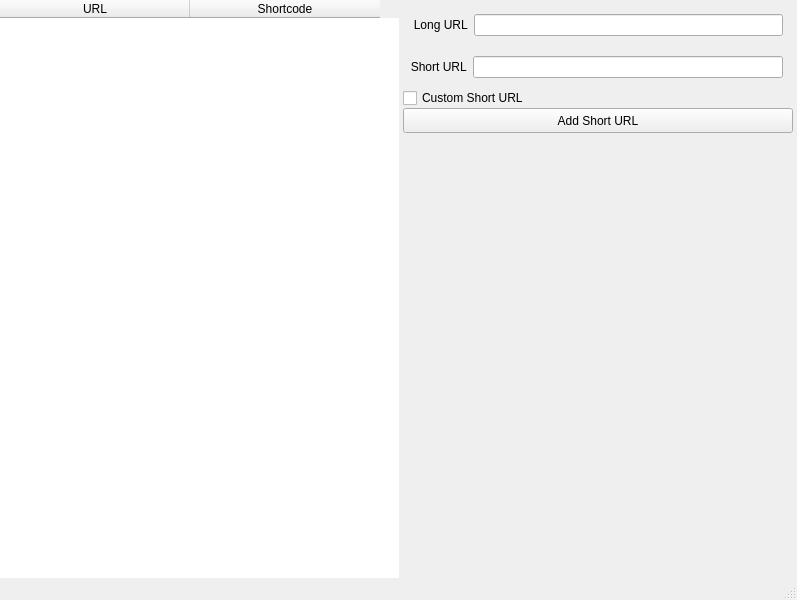
<?xml version="1.0" encoding="UTF-8"?>
<ui version="4.0">
 <class>MainWindow</class>
 <widget class="QMainWindow" name="MainWindow">
  <property name="geometry">
   <rect>
    <x>0</x>
    <y>0</y>
    <width>797</width>
    <height>600</height>
   </rect>
  </property>
  <property name="acceptDrops">
   <bool>false</bool>
  </property>
  <property name="windowTitle">
   <string>MainWindow</string>
  </property>
  <widget class="QWidget" name="centralwidget">
   <property name="maximumSize">
    <size>
     <width>797</width>
     <height>16777215</height>
    </size>
   </property>
   <layout class="QGridLayout" name="gridLayout">
    <property name="leftMargin">
     <number>0</number>
    </property>
    <property name="topMargin">
     <number>0</number>
    </property>
    <property name="rightMargin">
     <number>0</number>
    </property>
    <property name="bottomMargin">
     <number>0</number>
    </property>
    <property name="spacing">
     <number>0</number>
    </property>
    <item row="0" column="0">
     <widget class="QTableWidget" name="DataTable">
      <property name="frameShape">
       <enum>QFrame::NoFrame</enum>
      </property>
      <property name="gridStyle">
       <enum>Qt::SolidLine</enum>
      </property>
      <property name="wordWrap">
       <bool>false</bool>
      </property>
      <attribute name="horizontalHeaderVisible">
       <bool>true</bool>
      </attribute>
      <attribute name="horizontalHeaderCascadingSectionResizes">
       <bool>true</bool>
      </attribute>
      <attribute name="horizontalHeaderDefaultSectionSize">
       <number>190</number>
      </attribute>
      <attribute name="verticalHeaderVisible">
       <bool>false</bool>
      </attribute>
      <attribute name="verticalHeaderHighlightSections">
       <bool>true</bool>
      </attribute>
      <column>
       <property name="text">
        <string>URL</string>
       </property>
      </column>
      <column>
       <property name="text">
        <string>Shortcode</string>
       </property>
      </column>
     </widget>
    </item>
    <item row="0" column="1">
     <layout class="QGridLayout" name="gridLayout_2">
      <property name="leftMargin">
       <number>4</number>
      </property>
      <property name="topMargin">
       <number>4</number>
      </property>
      <property name="rightMargin">
       <number>4</number>
      </property>
      <property name="bottomMargin">
       <number>4</number>
      </property>
      <item row="4" column="0">
       <widget class="QPushButton" name="AddButton">
        <property name="minimumSize">
         <size>
          <width>0</width>
          <height>25</height>
         </size>
        </property>
        <property name="font">
         <font>
          <pointsize>9</pointsize>
         </font>
        </property>
        <property name="text">
         <string>Add Short URL</string>
        </property>
       </widget>
      </item>
      <item row="5" column="0">
       <spacer name="verticalSpacer">
        <property name="orientation">
         <enum>Qt::Vertical</enum>
        </property>
        <property name="sizeHint" stdset="0">
         <size>
          <width>20</width>
          <height>40</height>
         </size>
        </property>
       </spacer>
      </item>
      <item row="1" column="0">
       <layout class="QGridLayout" name="g_LongURL">
        <property name="leftMargin">
         <number>10</number>
        </property>
        <property name="topMargin">
         <number>10</number>
        </property>
        <property name="rightMargin">
         <number>10</number>
        </property>
        <property name="bottomMargin">
         <number>10</number>
        </property>
        <item row="0" column="1">
         <widget class="QLineEdit" name="longurl_edit">
          <property name="minimumSize">
           <size>
            <width>0</width>
            <height>22</height>
           </size>
          </property>
          <property name="font">
           <font>
            <pointsize>9</pointsize>
           </font>
          </property>
         </widget>
        </item>
        <item row="0" column="0">
         <widget class="QLabel" name="label_longurl">
          <property name="font">
           <font>
            <pointsize>9</pointsize>
           </font>
          </property>
          <property name="text">
           <string>Long URL  </string>
          </property>
          <property name="alignment">
           <set>Qt::AlignRight|Qt::AlignTrailing|Qt::AlignVCenter</set>
          </property>
         </widget>
        </item>
       </layout>
      </item>
      <item row="2" column="0">
       <layout class="QGridLayout" name="g_ShortURL">
        <property name="leftMargin">
         <number>7</number>
        </property>
        <property name="topMargin">
         <number>10</number>
        </property>
        <property name="rightMargin">
         <number>10</number>
        </property>
        <property name="bottomMargin">
         <number>10</number>
        </property>
        <item row="0" column="0">
         <widget class="QLabel" name="label_shorturl">
          <property name="font">
           <font>
            <pointsize>9</pointsize>
           </font>
          </property>
          <property name="text">
           <string>Short URL  </string>
          </property>
          <property name="alignment">
           <set>Qt::AlignRight|Qt::AlignTrailing|Qt::AlignVCenter</set>
          </property>
         </widget>
        </item>
        <item row="0" column="2">
         <widget class="QLineEdit" name="shorturl_edit">
          <property name="minimumSize">
           <size>
            <width>0</width>
            <height>22</height>
           </size>
          </property>
          <property name="font">
           <font>
            <pointsize>9</pointsize>
           </font>
          </property>
          <property name="frame">
           <bool>true</bool>
          </property>
          <property name="echoMode">
           <enum>QLineEdit::Normal</enum>
          </property>
          <property name="readOnly">
           <bool>false</bool>
          </property>
          <property name="clearButtonEnabled">
           <bool>false</bool>
          </property>
         </widget>
        </item>
       </layout>
      </item>
      <item row="3" column="0">
       <widget class="QCheckBox" name="custom_shortcode">
        <property name="text">
         <string>Custom Short URL</string>
        </property>
       </widget>
      </item>
     </layout>
    </item>
   </layout>
  </widget>
  <widget class="QMenuBar" name="menubar">
   <property name="geometry">
    <rect>
     <x>0</x>
     <y>0</y>
     <width>797</width>
     <height>21</height>
    </rect>
   </property>
  </widget>
  <widget class="QStatusBar" name="statusbar"/>
 </widget>
 <resources/>
 <connections/>
</ui>
